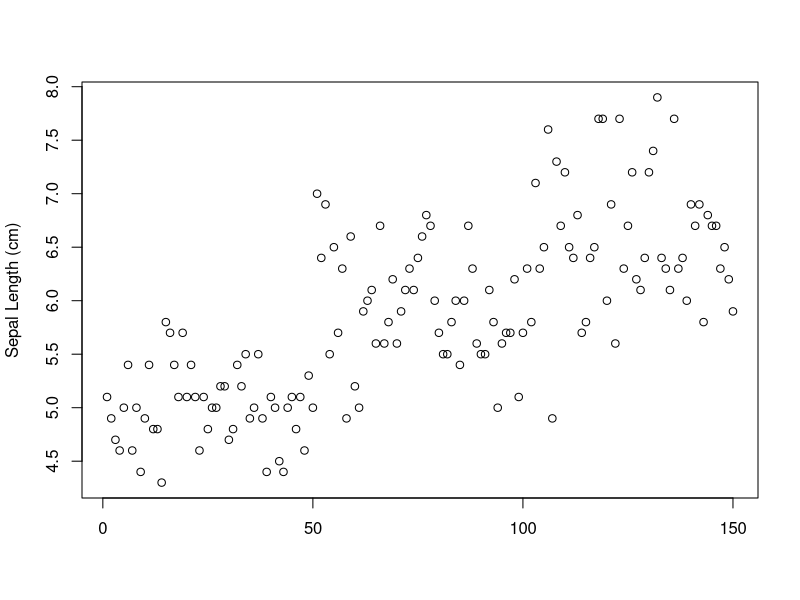
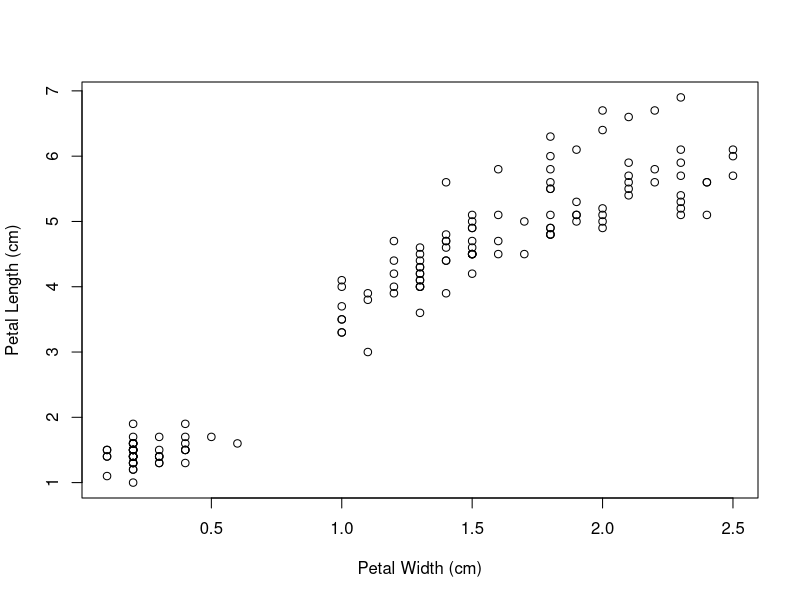
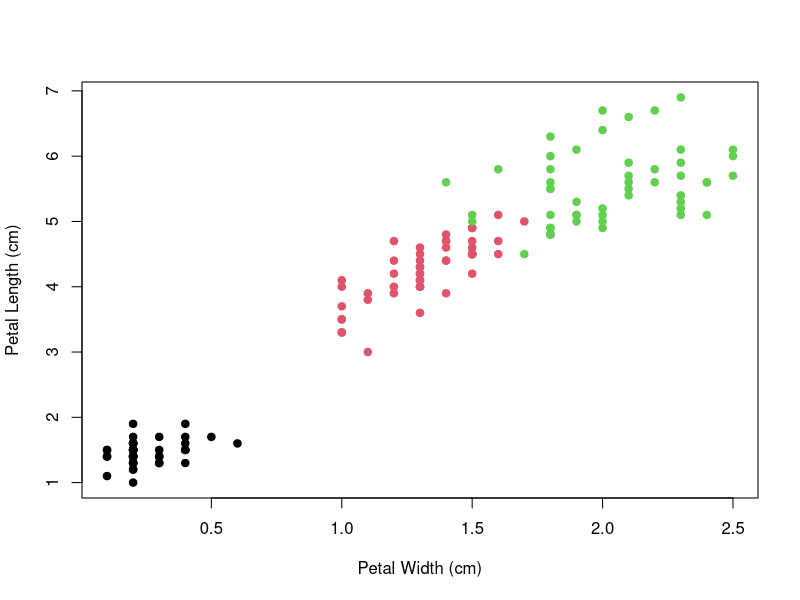
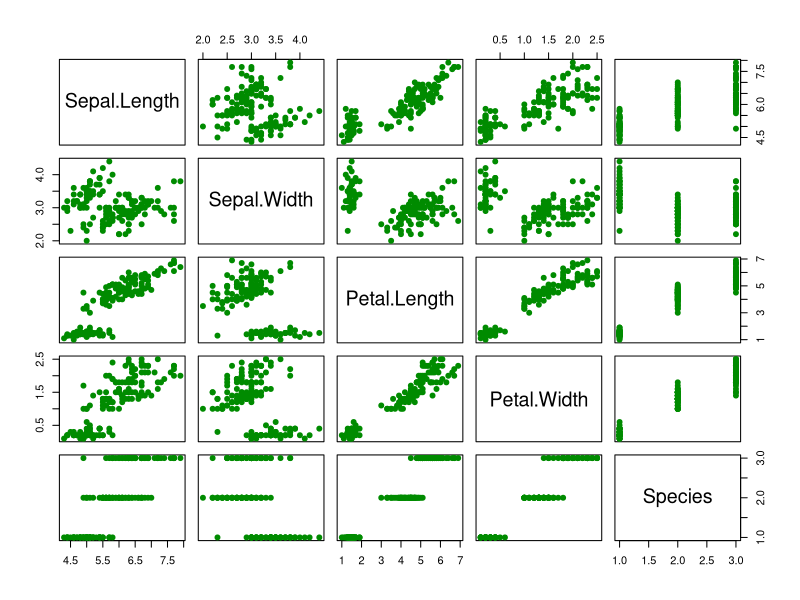
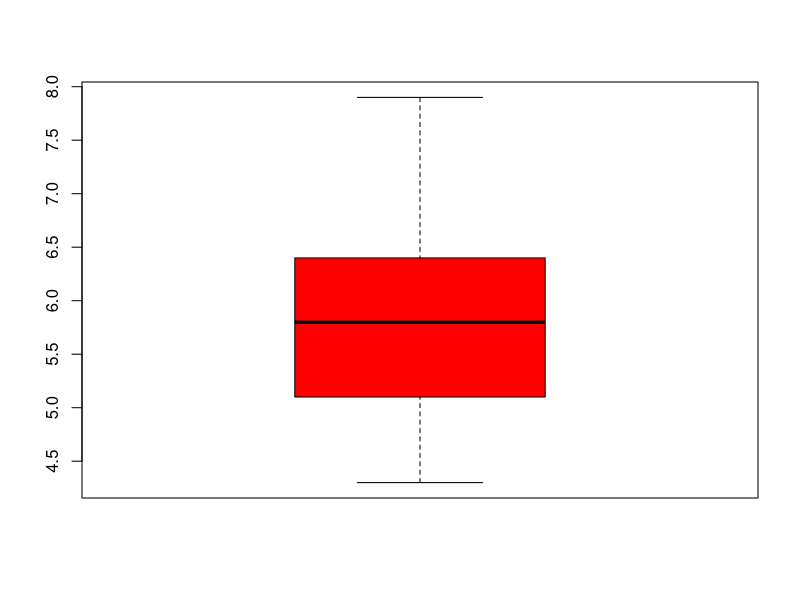
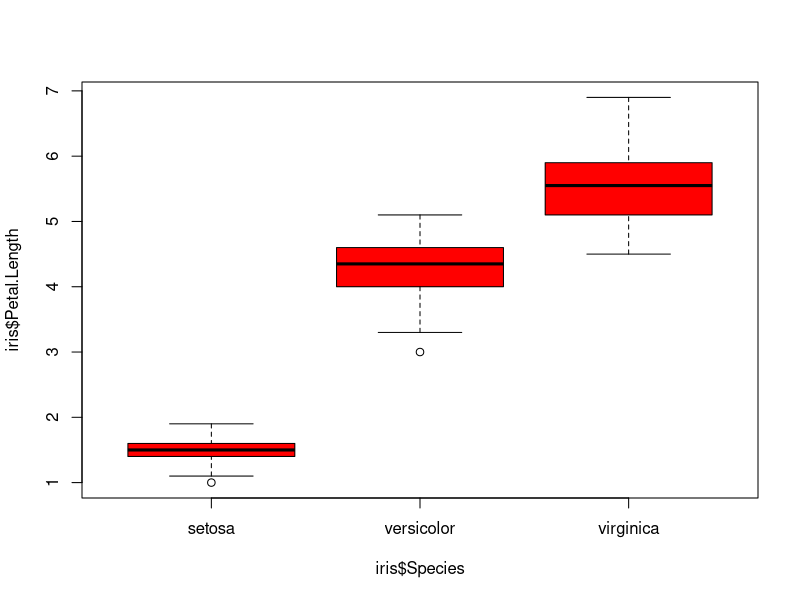
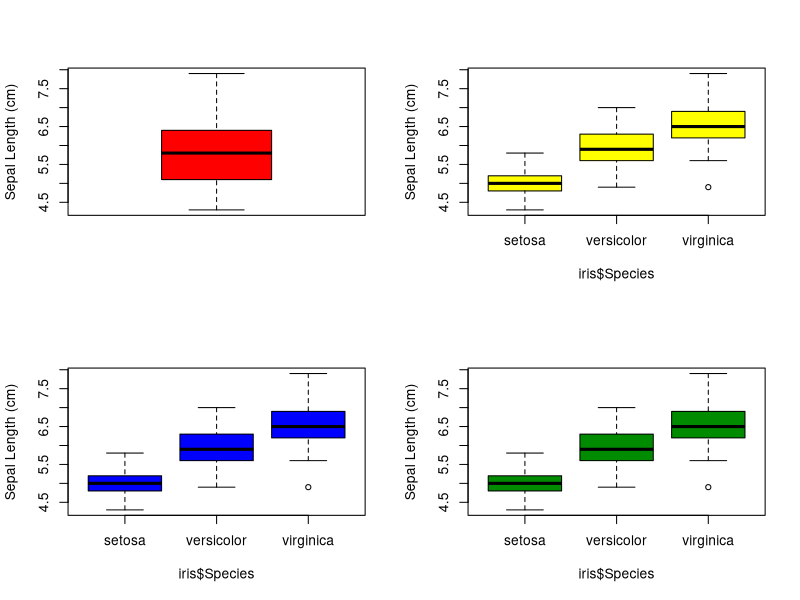
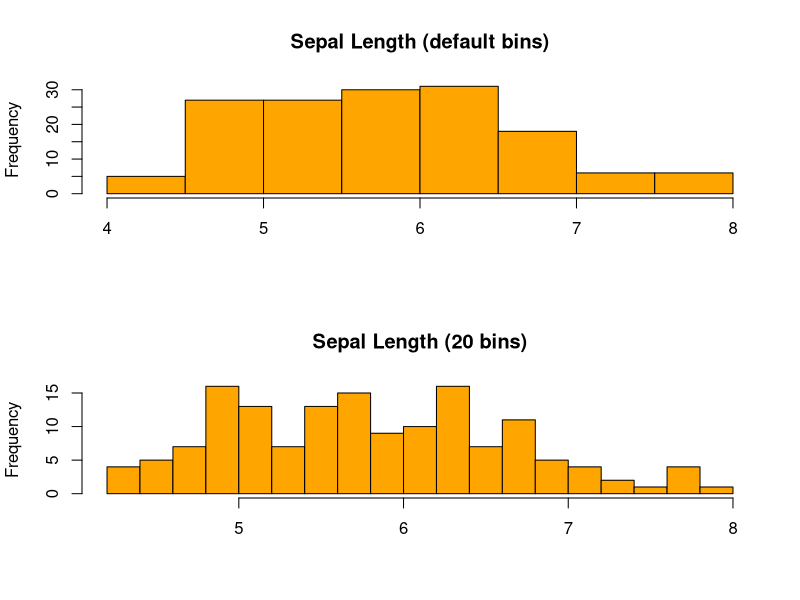

R code for these plots, in order:
## ---- chunk 1
knitr::opts_chunk$set(echo = TRUE)
## ---- chunk 2
data(iris)
str(iris)
## ---- chunk 3
plot(iris$Sepal.Length, ylab = "Sepal Length (cm)", xlab = "")
## ---- chunk 4
plot(iris$Petal.Length ~ iris$Petal.Width, ylab = "Petal Length (cm)", xlab = "Petal Width (cm)")
## ---- chunk 5
plot(iris$Petal.Length ~ iris$Petal.Width, 
     ylab = "Petal Length (cm)", xlab = "Petal Width (cm)",
     col = iris$Species, pch = 19)
## ---- chunk 6
pairs(iris, pch = 19, col = "Green4")
## ---- chunk 7
boxplot(iris$Sepal.Length, col = "Red")
## ---- chunk 8
boxplot(iris$Petal.Length ~ iris$Species, col = "Red")
## ---- chunk 9
par(mfrow = c(2, 2))
boxplot(iris$Sepal.Length, col = "Red", ylab = "Sepal Length (cm)")
boxplot(iris$Sepal.Length ~ iris$Species, col = "Yellow", ylab = "Sepal Length (cm)")
boxplot(iris$Sepal.Length ~ iris$Species, col = "Blue", ylab = "Sepal Length (cm)")
boxplot(iris$Sepal.Length ~ iris$Species, col = "Green4", ylab = "Sepal Length (cm)")
## ---- chunk 10
par(mfrow = c(2,1))

hist(iris$Sepal.Length, col = "Orange", main = "Sepal Length (default bins)", xlab = "")

hist(iris$Sepal.Length, breaks = 20, col = "Orange", main = "Sepal Length (20 bins)", xlab = "")
## ---- chunk 11
barplot(table(iris$Species), col = c("Red", "Blue", "Yellow"))
## ---- chunk 12
barplot(table(iris$Species), horiz = T)
